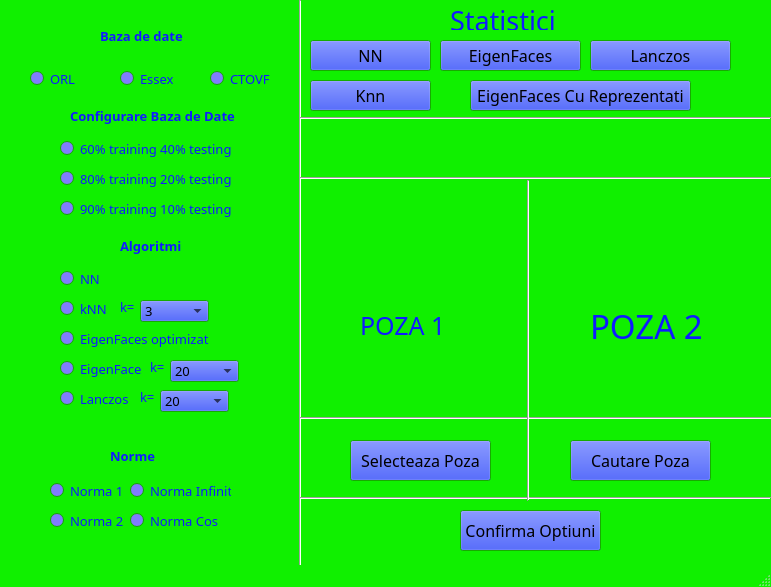
<?xml version="1.0" encoding="UTF-8"?>
<ui version="4.0">
 <class>MainWindow</class>
 <widget class="QMainWindow" name="MainWindow">
  <property name="geometry">
   <rect>
    <x>0</x>
    <y>0</y>
    <width>771</width>
    <height>587</height>
   </rect>
  </property>
  <property name="palette">
   <palette>
    <active>
     <colorrole role="Mid">
      <brush brushstyle="SolidPattern">
       <color alpha="255">
        <red>4</red>
        <green>255</green>
        <blue>0</blue>
       </color>
      </brush>
     </colorrole>
     <colorrole role="Base">
      <brush brushstyle="SolidPattern">
       <color alpha="255">
        <red>255</red>
        <green>0</green>
        <blue>255</blue>
       </color>
      </brush>
     </colorrole>
     <colorrole role="Window">
      <brush brushstyle="SolidPattern">
       <color alpha="255">
        <red>16</red>
        <green>240</green>
        <blue>0</blue>
       </color>
      </brush>
     </colorrole>
    </active>
    <inactive>
     <colorrole role="Mid">
      <brush brushstyle="SolidPattern">
       <color alpha="255">
        <red>4</red>
        <green>255</green>
        <blue>0</blue>
       </color>
      </brush>
     </colorrole>
     <colorrole role="Base">
      <brush brushstyle="SolidPattern">
       <color alpha="255">
        <red>255</red>
        <green>0</green>
        <blue>255</blue>
       </color>
      </brush>
     </colorrole>
     <colorrole role="Window">
      <brush brushstyle="SolidPattern">
       <color alpha="255">
        <red>16</red>
        <green>240</green>
        <blue>0</blue>
       </color>
      </brush>
     </colorrole>
    </inactive>
    <disabled>
     <colorrole role="Mid">
      <brush brushstyle="SolidPattern">
       <color alpha="255">
        <red>4</red>
        <green>255</green>
        <blue>0</blue>
       </color>
      </brush>
     </colorrole>
     <colorrole role="Base">
      <brush brushstyle="SolidPattern">
       <color alpha="255">
        <red>16</red>
        <green>240</green>
        <blue>0</blue>
       </color>
      </brush>
     </colorrole>
     <colorrole role="Window">
      <brush brushstyle="SolidPattern">
       <color alpha="255">
        <red>16</red>
        <green>240</green>
        <blue>0</blue>
       </color>
      </brush>
     </colorrole>
    </disabled>
   </palette>
  </property>
  <property name="font">
   <font>
    <family>Yu Gothic</family>
   </font>
  </property>
  <property name="windowTitle">
   <string>MainWindow</string>
  </property>
  <widget class="QWidget" name="centralwidget">
   <property name="palette">
    <palette>
     <active>
      <colorrole role="WindowText">
       <brush brushstyle="SolidPattern">
        <color alpha="255">
         <red>15</red>
         <green>27</green>
         <blue>255</blue>
        </color>
       </brush>
      </colorrole>
      <colorrole role="Button">
       <brush brushstyle="SolidPattern">
        <color alpha="255">
         <red>3</red>
         <green>34</green>
         <blue>240</blue>
        </color>
       </brush>
      </colorrole>
      <colorrole role="Text">
       <brush brushstyle="SolidPattern">
        <color alpha="255">
         <red>255</red>
         <green>28</green>
         <blue>7</blue>
        </color>
       </brush>
      </colorrole>
      <colorrole role="ButtonText">
       <brush brushstyle="SolidPattern">
        <color alpha="255">
         <red>0</red>
         <green>0</green>
         <blue>0</blue>
        </color>
       </brush>
      </colorrole>
      <colorrole role="Base">
       <brush brushstyle="SolidPattern">
        <color alpha="255">
         <red>128</red>
         <green>124</green>
         <blue>255</blue>
        </color>
       </brush>
      </colorrole>
      <colorrole role="Window">
       <brush brushstyle="SolidPattern">
        <color alpha="255">
         <red>32</red>
         <green>240</green>
         <blue>0</blue>
        </color>
       </brush>
      </colorrole>
      <colorrole role="Link">
       <brush brushstyle="SolidPattern">
        <color alpha="255">
         <red>255</red>
         <green>9</green>
         <blue>1</blue>
        </color>
       </brush>
      </colorrole>
      <colorrole role="PlaceholderText">
       <brush brushstyle="SolidPattern">
        <color alpha="128">
         <red>0</red>
         <green>0</green>
         <blue>0</blue>
        </color>
       </brush>
      </colorrole>
     </active>
     <inactive>
      <colorrole role="WindowText">
       <brush brushstyle="SolidPattern">
        <color alpha="255">
         <red>15</red>
         <green>27</green>
         <blue>255</blue>
        </color>
       </brush>
      </colorrole>
      <colorrole role="Button">
       <brush brushstyle="SolidPattern">
        <color alpha="255">
         <red>3</red>
         <green>34</green>
         <blue>240</blue>
        </color>
       </brush>
      </colorrole>
      <colorrole role="Text">
       <brush brushstyle="SolidPattern">
        <color alpha="255">
         <red>255</red>
         <green>28</green>
         <blue>7</blue>
        </color>
       </brush>
      </colorrole>
      <colorrole role="ButtonText">
       <brush brushstyle="SolidPattern">
        <color alpha="255">
         <red>0</red>
         <green>0</green>
         <blue>0</blue>
        </color>
       </brush>
      </colorrole>
      <colorrole role="Base">
       <brush brushstyle="SolidPattern">
        <color alpha="255">
         <red>128</red>
         <green>124</green>
         <blue>255</blue>
        </color>
       </brush>
      </colorrole>
      <colorrole role="Window">
       <brush brushstyle="SolidPattern">
        <color alpha="255">
         <red>32</red>
         <green>240</green>
         <blue>0</blue>
        </color>
       </brush>
      </colorrole>
      <colorrole role="Link">
       <brush brushstyle="SolidPattern">
        <color alpha="255">
         <red>255</red>
         <green>9</green>
         <blue>1</blue>
        </color>
       </brush>
      </colorrole>
      <colorrole role="PlaceholderText">
       <brush brushstyle="SolidPattern">
        <color alpha="128">
         <red>0</red>
         <green>0</green>
         <blue>0</blue>
        </color>
       </brush>
      </colorrole>
     </inactive>
     <disabled>
      <colorrole role="WindowText">
       <brush brushstyle="SolidPattern">
        <color alpha="255">
         <red>4</red>
         <green>59</green>
         <blue>160</blue>
        </color>
       </brush>
      </colorrole>
      <colorrole role="Button">
       <brush brushstyle="SolidPattern">
        <color alpha="255">
         <red>3</red>
         <green>34</green>
         <blue>240</blue>
        </color>
       </brush>
      </colorrole>
      <colorrole role="Text">
       <brush brushstyle="SolidPattern">
        <color alpha="255">
         <red>120</red>
         <green>120</green>
         <blue>120</blue>
        </color>
       </brush>
      </colorrole>
      <colorrole role="ButtonText">
       <brush brushstyle="SolidPattern">
        <color alpha="255">
         <red>4</red>
         <green>59</green>
         <blue>160</blue>
        </color>
       </brush>
      </colorrole>
      <colorrole role="Base">
       <brush brushstyle="SolidPattern">
        <color alpha="255">
         <red>240</red>
         <green>240</green>
         <blue>240</blue>
        </color>
       </brush>
      </colorrole>
      <colorrole role="Window">
       <brush brushstyle="SolidPattern">
        <color alpha="255">
         <red>32</red>
         <green>240</green>
         <blue>0</blue>
        </color>
       </brush>
      </colorrole>
      <colorrole role="Link">
       <brush brushstyle="SolidPattern">
        <color alpha="255">
         <red>255</red>
         <green>9</green>
         <blue>1</blue>
        </color>
       </brush>
      </colorrole>
      <colorrole role="PlaceholderText">
       <brush brushstyle="SolidPattern">
        <color alpha="128">
         <red>255</red>
         <green>0</green>
         <blue>0</blue>
        </color>
       </brush>
      </colorrole>
     </disabled>
    </palette>
   </property>
   <widget class="QLabel" name="labelBazaDeDate">
    <property name="geometry">
     <rect>
      <x>100</x>
      <y>20</y>
      <width>91</width>
      <height>31</height>
     </rect>
    </property>
    <property name="font">
     <font>
      <family>Yu Gothic</family>
      <pointsize>10</pointsize>
      <weight>75</weight>
      <bold>true</bold>
     </font>
    </property>
    <property name="text">
     <string>Baza de date</string>
    </property>
   </widget>
   <widget class="QRadioButton" name="orlButton">
    <property name="geometry">
     <rect>
      <x>30</x>
      <y>70</y>
      <width>82</width>
      <height>17</height>
     </rect>
    </property>
    <property name="font">
     <font>
      <family>Yu Gothic</family>
      <pointsize>10</pointsize>
     </font>
    </property>
    <property name="text">
     <string>ORL</string>
    </property>
    <attribute name="buttonGroup">
     <string notr="true">databaseGroup</string>
    </attribute>
   </widget>
   <widget class="QRadioButton" name="essexButton">
    <property name="geometry">
     <rect>
      <x>120</x>
      <y>70</y>
      <width>82</width>
      <height>17</height>
     </rect>
    </property>
    <property name="font">
     <font>
      <family>Yu Gothic</family>
      <pointsize>10</pointsize>
     </font>
    </property>
    <property name="text">
     <string>Essex</string>
    </property>
    <attribute name="buttonGroup">
     <string notr="true">databaseGroup</string>
    </attribute>
   </widget>
   <widget class="QRadioButton" name="ctovfButton">
    <property name="geometry">
     <rect>
      <x>210</x>
      <y>70</y>
      <width>82</width>
      <height>17</height>
     </rect>
    </property>
    <property name="font">
     <font>
      <family>Yu Gothic</family>
      <pointsize>10</pointsize>
     </font>
    </property>
    <property name="text">
     <string>CTOVF</string>
    </property>
    <attribute name="buttonGroup">
     <string notr="true">databaseGroup</string>
    </attribute>
   </widget>
   <widget class="QLabel" name="labelConfigurare">
    <property name="geometry">
     <rect>
      <x>70</x>
      <y>100</y>
      <width>171</width>
      <height>31</height>
     </rect>
    </property>
    <property name="font">
     <font>
      <family>Yu Gothic</family>
      <pointsize>10</pointsize>
      <weight>75</weight>
      <bold>true</bold>
     </font>
    </property>
    <property name="text">
     <string>Configurare Baza de Date</string>
    </property>
   </widget>
   <widget class="QRadioButton" name="antrenare1">
    <property name="geometry">
     <rect>
      <x>60</x>
      <y>140</y>
      <width>211</width>
      <height>17</height>
     </rect>
    </property>
    <property name="font">
     <font>
      <family>Yu Gothic</family>
      <pointsize>10</pointsize>
     </font>
    </property>
    <property name="text">
     <string>60% training 40% testing</string>
    </property>
    <attribute name="buttonGroup">
     <string notr="true">configurationbuttonGroup</string>
    </attribute>
   </widget>
   <widget class="QRadioButton" name="antrenare2">
    <property name="geometry">
     <rect>
      <x>60</x>
      <y>170</y>
      <width>211</width>
      <height>17</height>
     </rect>
    </property>
    <property name="font">
     <font>
      <family>Yu Gothic</family>
      <pointsize>10</pointsize>
     </font>
    </property>
    <property name="text">
     <string>80% training 20% testing</string>
    </property>
    <attribute name="buttonGroup">
     <string notr="true">configurationbuttonGroup</string>
    </attribute>
   </widget>
   <widget class="QRadioButton" name="antrenare3">
    <property name="geometry">
     <rect>
      <x>60</x>
      <y>200</y>
      <width>221</width>
      <height>17</height>
     </rect>
    </property>
    <property name="font">
     <font>
      <family>Yu Gothic</family>
      <pointsize>10</pointsize>
     </font>
    </property>
    <property name="text">
     <string>90% training 10% testing</string>
    </property>
    <attribute name="buttonGroup">
     <string notr="true">configurationbuttonGroup</string>
    </attribute>
   </widget>
   <widget class="QPushButton" name="pushButton">
    <property name="geometry">
     <rect>
      <x>460</x>
      <y>510</y>
      <width>141</width>
      <height>41</height>
     </rect>
    </property>
    <property name="font">
     <font>
      <family>Yu Gothic</family>
      <pointsize>12</pointsize>
     </font>
    </property>
    <property name="text">
     <string>Confirma Optiuni</string>
    </property>
   </widget>
   <widget class="QLabel" name="labelAlgoritmi">
    <property name="geometry">
     <rect>
      <x>120</x>
      <y>230</y>
      <width>71</width>
      <height>31</height>
     </rect>
    </property>
    <property name="font">
     <font>
      <family>Yu Gothic</family>
      <pointsize>10</pointsize>
      <weight>75</weight>
      <bold>true</bold>
     </font>
    </property>
    <property name="text">
     <string>Algoritmi</string>
    </property>
   </widget>
   <widget class="QRadioButton" name="nnButton">
    <property name="geometry">
     <rect>
      <x>60</x>
      <y>270</y>
      <width>61</width>
      <height>17</height>
     </rect>
    </property>
    <property name="font">
     <font>
      <family>Yu Gothic</family>
      <pointsize>10</pointsize>
     </font>
    </property>
    <property name="text">
     <string>NN</string>
    </property>
    <attribute name="buttonGroup">
     <string notr="true">algorimiButtonGroup</string>
    </attribute>
   </widget>
   <widget class="QRadioButton" name="knnButton">
    <property name="geometry">
     <rect>
      <x>60</x>
      <y>300</y>
      <width>82</width>
      <height>17</height>
     </rect>
    </property>
    <property name="font">
     <font>
      <family>Yu Gothic</family>
      <pointsize>10</pointsize>
     </font>
    </property>
    <property name="text">
     <string>kNN</string>
    </property>
    <attribute name="buttonGroup">
     <string notr="true">algorimiButtonGroup</string>
    </attribute>
   </widget>
   <widget class="QRadioButton" name="eigenFacesButton">
    <property name="geometry">
     <rect>
      <x>60</x>
      <y>360</y>
      <width>82</width>
      <height>17</height>
     </rect>
    </property>
    <property name="font">
     <font>
      <family>Yu Gothic</family>
      <pointsize>10</pointsize>
     </font>
    </property>
    <property name="text">
     <string>EigenFaces</string>
    </property>
    <attribute name="buttonGroup">
     <string notr="true">algorimiButtonGroup</string>
    </attribute>
   </widget>
   <widget class="QRadioButton" name="eigenFacesOptimizatButton">
    <property name="geometry">
     <rect>
      <x>60</x>
      <y>330</y>
      <width>161</width>
      <height>17</height>
     </rect>
    </property>
    <property name="font">
     <font>
      <family>Yu Gothic</family>
      <pointsize>10</pointsize>
     </font>
    </property>
    <property name="text">
     <string>EigenFaces optimizat</string>
    </property>
    <attribute name="buttonGroup">
     <string notr="true">algorimiButtonGroup</string>
    </attribute>
   </widget>
   <widget class="QRadioButton" name="lanczosButton">
    <property name="geometry">
     <rect>
      <x>60</x>
      <y>390</y>
      <width>82</width>
      <height>17</height>
     </rect>
    </property>
    <property name="font">
     <font>
      <family>Yu Gothic</family>
      <pointsize>10</pointsize>
     </font>
    </property>
    <property name="text">
     <string>Lanczos</string>
    </property>
    <attribute name="buttonGroup">
     <string notr="true">algorimiButtonGroup</string>
    </attribute>
   </widget>
   <widget class="QLabel" name="labelNorme">
    <property name="geometry">
     <rect>
      <x>110</x>
      <y>440</y>
      <width>51</width>
      <height>31</height>
     </rect>
    </property>
    <property name="font">
     <font>
      <family>Yu Gothic</family>
      <pointsize>10</pointsize>
      <weight>75</weight>
      <bold>true</bold>
     </font>
    </property>
    <property name="text">
     <string>Norme</string>
    </property>
   </widget>
   <widget class="QRadioButton" name="norma1Button">
    <property name="geometry">
     <rect>
      <x>50</x>
      <y>480</y>
      <width>101</width>
      <height>21</height>
     </rect>
    </property>
    <property name="font">
     <font>
      <family>Yu Gothic</family>
      <pointsize>10</pointsize>
     </font>
    </property>
    <property name="text">
     <string>Norma 1</string>
    </property>
    <attribute name="buttonGroup">
     <string notr="true">normeButtonGroup</string>
    </attribute>
   </widget>
   <widget class="QRadioButton" name="norma2Button">
    <property name="geometry">
     <rect>
      <x>50</x>
      <y>510</y>
      <width>101</width>
      <height>21</height>
     </rect>
    </property>
    <property name="font">
     <font>
      <family>Yu Gothic</family>
      <pointsize>10</pointsize>
     </font>
    </property>
    <property name="text">
     <string>Norma 2</string>
    </property>
    <attribute name="buttonGroup">
     <string notr="true">normeButtonGroup</string>
    </attribute>
   </widget>
   <widget class="QRadioButton" name="normaInfinitButton">
    <property name="geometry">
     <rect>
      <x>130</x>
      <y>480</y>
      <width>101</width>
      <height>21</height>
     </rect>
    </property>
    <property name="font">
     <font>
      <family>Yu Gothic</family>
      <pointsize>10</pointsize>
     </font>
    </property>
    <property name="text">
     <string>Norma Infinit</string>
    </property>
    <attribute name="buttonGroup">
     <string notr="true">normeButtonGroup</string>
    </attribute>
   </widget>
   <widget class="QRadioButton" name="normaCosButton">
    <property name="geometry">
     <rect>
      <x>130</x>
      <y>510</y>
      <width>101</width>
      <height>21</height>
     </rect>
    </property>
    <property name="font">
     <font>
      <family>Yu Gothic</family>
      <pointsize>10</pointsize>
     </font>
    </property>
    <property name="text">
     <string>Norma Cos</string>
    </property>
    <attribute name="buttonGroup">
     <string notr="true">normeButtonGroup</string>
    </attribute>
   </widget>
   <widget class="Line" name="line">
    <property name="geometry">
     <rect>
      <x>290</x>
      <y>0</y>
      <width>20</width>
      <height>591</height>
     </rect>
    </property>
    <property name="orientation">
     <enum>Qt::Vertical</enum>
    </property>
   </widget>
   <widget class="Line" name="line_2">
    <property name="geometry">
     <rect>
      <x>300</x>
      <y>410</y>
      <width>491</width>
      <height>16</height>
     </rect>
    </property>
    <property name="orientation">
     <enum>Qt::Horizontal</enum>
    </property>
   </widget>
   <widget class="QLabel" name="labelImagine">
    <property name="geometry">
     <rect>
      <x>360</x>
      <y>230</y>
      <width>171</width>
      <height>191</height>
     </rect>
    </property>
    <property name="minimumSize">
     <size>
      <width>171</width>
      <height>161</height>
     </size>
    </property>
    <property name="font">
     <font>
      <family>Yu Gothic</family>
      <pointsize>19</pointsize>
     </font>
    </property>
    <property name="text">
     <string>POZA 1</string>
    </property>
   </widget>
   <widget class="QPushButton" name="selecteazaButton">
    <property name="geometry">
     <rect>
      <x>350</x>
      <y>440</y>
      <width>141</width>
      <height>41</height>
     </rect>
    </property>
    <property name="font">
     <font>
      <family>Yu Gothic</family>
      <pointsize>12</pointsize>
     </font>
    </property>
    <property name="text">
     <string>Selecteaza Poza</string>
    </property>
   </widget>
   <widget class="QLabel" name="labelImagineGasita">
    <property name="geometry">
     <rect>
      <x>590</x>
      <y>230</y>
      <width>181</width>
      <height>191</height>
     </rect>
    </property>
    <property name="font">
     <font>
      <family>Yu Gothic</family>
      <pointsize>25</pointsize>
     </font>
    </property>
    <property name="text">
     <string>POZA 2</string>
    </property>
   </widget>
   <widget class="Line" name="line_3">
    <property name="geometry">
     <rect>
      <x>300</x>
      <y>490</y>
      <width>471</width>
      <height>16</height>
     </rect>
    </property>
    <property name="orientation">
     <enum>Qt::Horizontal</enum>
    </property>
   </widget>
   <widget class="QPushButton" name="statisticiButton">
    <property name="geometry">
     <rect>
      <x>310</x>
      <y>40</y>
      <width>121</width>
      <height>31</height>
     </rect>
    </property>
    <property name="font">
     <font>
      <family>Yu Gothic</family>
      <pointsize>12</pointsize>
     </font>
    </property>
    <property name="text">
     <string>NN</string>
    </property>
   </widget>
   <widget class="QPushButton" name="cautareButton">
    <property name="geometry">
     <rect>
      <x>570</x>
      <y>440</y>
      <width>141</width>
      <height>41</height>
     </rect>
    </property>
    <property name="font">
     <font>
      <family>Yu Gothic</family>
      <pointsize>12</pointsize>
     </font>
    </property>
    <property name="text">
     <string>Cautare Poza</string>
    </property>
   </widget>
   <widget class="QLabel" name="label">
    <property name="geometry">
     <rect>
      <x>120</x>
      <y>300</y>
      <width>47</width>
      <height>13</height>
     </rect>
    </property>
    <property name="font">
     <font>
      <family>Yu Gothic</family>
      <pointsize>10</pointsize>
     </font>
    </property>
    <property name="text">
     <string>k=</string>
    </property>
   </widget>
   <widget class="QComboBox" name="knnKcomboBox">
    <property name="geometry">
     <rect>
      <x>140</x>
      <y>300</y>
      <width>69</width>
      <height>22</height>
     </rect>
    </property>
    <property name="font">
     <font>
      <family>Yu Gothic</family>
      <pointsize>10</pointsize>
     </font>
    </property>
    <item>
     <property name="text">
      <string>3</string>
     </property>
    </item>
    <item>
     <property name="text">
      <string>5</string>
     </property>
    </item>
    <item>
     <property name="text">
      <string>7</string>
     </property>
    </item>
    <item>
     <property name="text">
      <string>9</string>
     </property>
    </item>
   </widget>
   <widget class="QComboBox" name="eigenKcomboBox">
    <property name="geometry">
     <rect>
      <x>170</x>
      <y>360</y>
      <width>69</width>
      <height>22</height>
     </rect>
    </property>
    <property name="font">
     <font>
      <family>Yu Gothic</family>
      <pointsize>10</pointsize>
     </font>
    </property>
    <item>
     <property name="text">
      <string>20</string>
     </property>
    </item>
    <item>
     <property name="text">
      <string>40</string>
     </property>
    </item>
    <item>
     <property name="text">
      <string>60</string>
     </property>
    </item>
    <item>
     <property name="text">
      <string>80</string>
     </property>
    </item>
    <item>
     <property name="text">
      <string>100</string>
     </property>
    </item>
    <item>
     <property name="text">
      <string>120</string>
     </property>
    </item>
   </widget>
   <widget class="QLabel" name="label_2">
    <property name="geometry">
     <rect>
      <x>150</x>
      <y>360</y>
      <width>47</width>
      <height>13</height>
     </rect>
    </property>
    <property name="font">
     <font>
      <family>Yu Gothic</family>
      <pointsize>10</pointsize>
     </font>
    </property>
    <property name="text">
     <string>k=</string>
    </property>
   </widget>
   <widget class="QComboBox" name="lanczosKcomboBox">
    <property name="geometry">
     <rect>
      <x>160</x>
      <y>390</y>
      <width>69</width>
      <height>22</height>
     </rect>
    </property>
    <property name="font">
     <font>
      <family>Yu Gothic</family>
      <pointsize>10</pointsize>
     </font>
    </property>
    <item>
     <property name="text">
      <string>20</string>
     </property>
    </item>
    <item>
     <property name="text">
      <string>40</string>
     </property>
    </item>
    <item>
     <property name="text">
      <string>60</string>
     </property>
    </item>
    <item>
     <property name="text">
      <string>80</string>
     </property>
    </item>
    <item>
     <property name="text">
      <string>100</string>
     </property>
    </item>
    <item>
     <property name="text">
      <string>120</string>
     </property>
    </item>
   </widget>
   <widget class="QLabel" name="label_3">
    <property name="geometry">
     <rect>
      <x>140</x>
      <y>390</y>
      <width>47</width>
      <height>13</height>
     </rect>
    </property>
    <property name="font">
     <font>
      <family>Yu Gothic</family>
      <pointsize>10</pointsize>
     </font>
    </property>
    <property name="text">
     <string>k=</string>
    </property>
   </widget>
   <widget class="Line" name="line_4">
    <property name="geometry">
     <rect>
      <x>300</x>
      <y>110</y>
      <width>471</width>
      <height>16</height>
     </rect>
    </property>
    <property name="orientation">
     <enum>Qt::Horizontal</enum>
    </property>
   </widget>
   <widget class="QPushButton" name="eigenfaces">
    <property name="geometry">
     <rect>
      <x>440</x>
      <y>40</y>
      <width>141</width>
      <height>31</height>
     </rect>
    </property>
    <property name="font">
     <font>
      <family>Yu Gothic</family>
      <pointsize>12</pointsize>
     </font>
    </property>
    <property name="text">
     <string>EigenFaces</string>
    </property>
   </widget>
   <widget class="QLabel" name="label_4">
    <property name="geometry">
     <rect>
      <x>450</x>
      <y>10</y>
      <width>111</width>
      <height>20</height>
     </rect>
    </property>
    <property name="font">
     <font>
      <family>Yu Gothic</family>
      <pointsize>20</pointsize>
     </font>
    </property>
    <property name="text">
     <string>Statistici</string>
    </property>
   </widget>
   <widget class="QPushButton" name="eigenfacesRC">
    <property name="geometry">
     <rect>
      <x>470</x>
      <y>80</y>
      <width>221</width>
      <height>31</height>
     </rect>
    </property>
    <property name="font">
     <font>
      <family>Yu Gothic</family>
      <pointsize>12</pointsize>
     </font>
    </property>
    <property name="text">
     <string>EigenFaces Cu Reprezentati</string>
    </property>
   </widget>
   <widget class="QPushButton" name="statisticiButton_5">
    <property name="geometry">
     <rect>
      <x>590</x>
      <y>40</y>
      <width>141</width>
      <height>31</height>
     </rect>
    </property>
    <property name="font">
     <font>
      <family>Yu Gothic</family>
      <pointsize>12</pointsize>
     </font>
    </property>
    <property name="text">
     <string>Lanczos</string>
    </property>
   </widget>
   <widget class="QPushButton" name="statisticiButton_6">
    <property name="geometry">
     <rect>
      <x>310</x>
      <y>80</y>
      <width>121</width>
      <height>31</height>
     </rect>
    </property>
    <property name="font">
     <font>
      <family>Yu Gothic</family>
      <pointsize>12</pointsize>
     </font>
    </property>
    <property name="text">
     <string>Knn</string>
    </property>
   </widget>
   <widget class="Line" name="line_5">
    <property name="geometry">
     <rect>
      <x>300</x>
      <y>170</y>
      <width>471</width>
      <height>16</height>
     </rect>
    </property>
    <property name="orientation">
     <enum>Qt::Horizontal</enum>
    </property>
   </widget>
   <widget class="Line" name="line_6">
    <property name="geometry">
     <rect>
      <x>520</x>
      <y>180</y>
      <width>16</width>
      <height>321</height>
     </rect>
    </property>
    <property name="orientation">
     <enum>Qt::Vertical</enum>
    </property>
   </widget>
  </widget>
  <widget class="QStatusBar" name="statusbar"/>
 </widget>
 <resources/>
 <connections/>
 <buttongroups>
  <buttongroup name="normeButtonGroup"/>
  <buttongroup name="databaseGroup"/>
  <buttongroup name="configurationbuttonGroup"/>
  <buttongroup name="algorimiButtonGroup"/>
 </buttongroups>
</ui>
